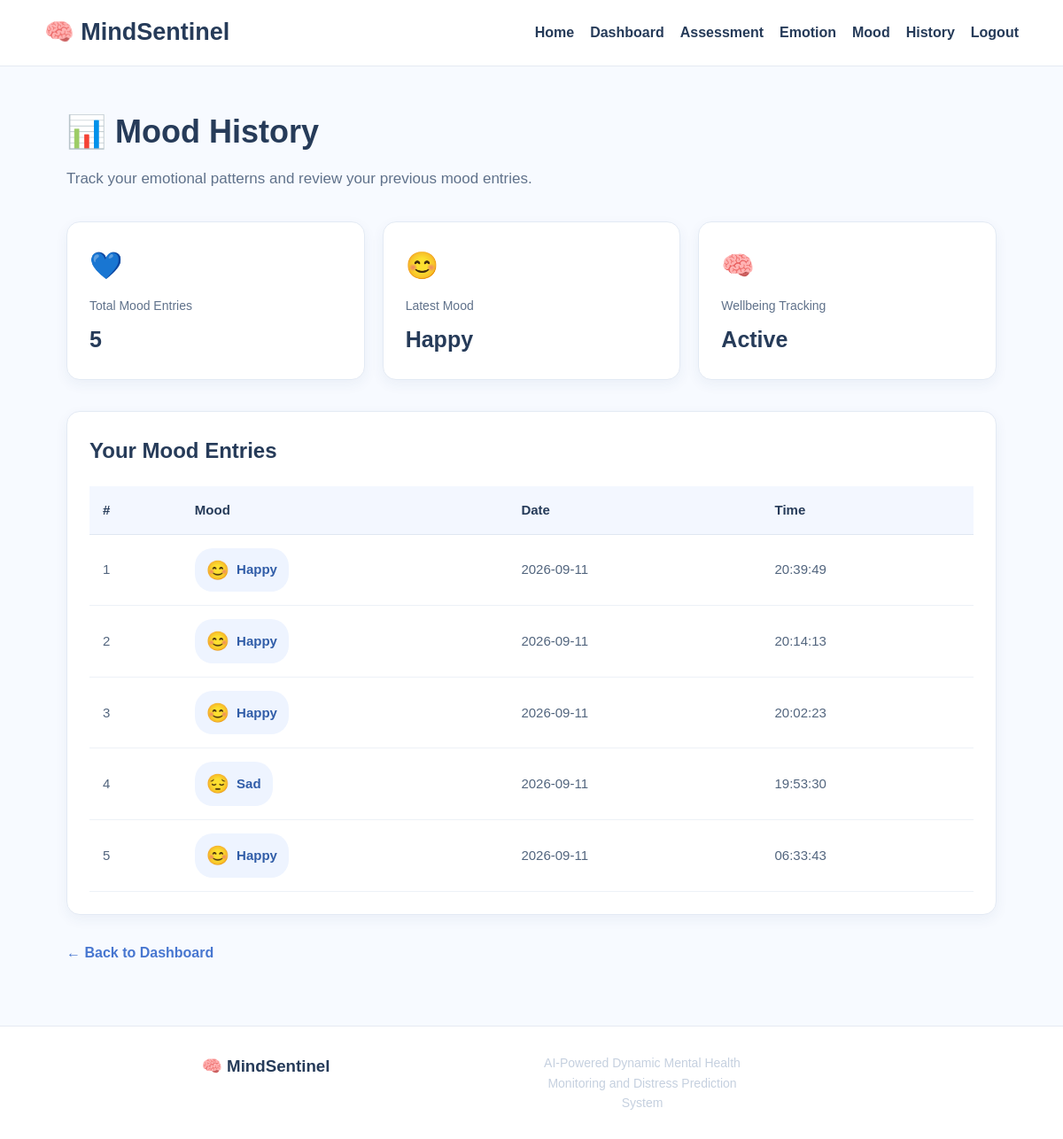
The app's page /mood-history (signed in) with its own data.
### tables this page shows
CREATE TABLE moods (

            id INTEGER PRIMARY KEY AUTOINCREMENT,

            user_email TEXT NOT NULL,

            mood TEXT NOT NULL,

            created_at
            TIMESTAMP DEFAULT CURRENT_TIMESTAMP

        );

### app.py (the view, shortened to what this page needs)
@app.route("/mood-history")
def mood_history():
    user_email = session["user_email"]
    moods = get_all_moods(
        user_email
    )
    mood_summary = get_mood_summary(
        user_email
    )
    return render_template(
        "mood_history.html",
        moods=moods,
        mood_summary=mood_summary
    )

### database.py (called while the page is built)
def get_db_connection():
    conn = sqlite3.connect(
        DATABASE
    )
    conn.row_factory = sqlite3.Row
    return conn

def get_all_moods(
    user_email
):
    conn = get_db_connection()
    results = conn.execute("""
        SELECT
            id,
            mood,
            created_at

        FROM moods

        WHERE user_email = ?

        ORDER BY id DESC
    """, (
        user_email,
    )).fetchall()
    conn.close()
    return results

def get_mood_summary(
    user_email
):
    conn = get_db_connection()
    results = conn.execute("""
        SELECT
            mood,
            COUNT(*) AS total

        FROM moods

        WHERE user_email = ?

        GROUP BY mood

        ORDER BY total DESC
    """, (
        user_email,
    )).fetchall()
    conn.close()
    return results

### templates/mood_history.html (shortened to what this page needs)
<!DOCTYPE html>
<html lang="en">
<head>
    <link rel="stylesheet"
          href="{{ url_for('static', filename='css/style.css') }}">
</head>
<body>
<header class="navbar">
    <div class="logo">
        🧠 <span>MindSentinel</span>
    </div>
    <nav class="nav-links">
        <a href="{{ url_for('home') }}">
            Home
        </a>
        <a href="{{ url_for('dashboard') }}">
            Dashboard
        </a>
        <a href="{{ url_for('assessment') }}">
            Assessment
        </a>
        <a href="{{ url_for('emotion') }}">
            Emotion
        </a>
        <a href="{{ url_for('mood') }}">
            Mood
        </a>
        <a href="{{ url_for('mood_history') }}">
            History
        </a>
        <a href="{{ url_for('logout') }}">
            Logout
        </a>
    </nav>
</header>
<main class="history-page">
    <h1>
        📊 Mood History
    </h1>
    <p class="subtitle">
        Track your emotional patterns and review your previous mood entries.
    </p>
    <div class="summary-grid">
        <div class="summary-card">
            <div class="summary-icon">
                💙
            </div>
            <div class="summary-title">
                Total Mood Entries
            </div>
            <div class="summary-value">
                {{ moods|length }}
            </div>
        </div>
        <div class="summary-card">
            <div class="summary-icon">
                😊
            </div>
            <div class="summary-title">
                Latest Mood
            </div>
            <div class="summary-value">
                {% if moods %}
                    {{ moods[0]['mood'] }}
                {% else %}
                    No data
                {% endif %}
            </div>
        </div>
        <div class="summary-card">
            <div class="summary-icon">
                🧠
            </div>
            <div class="summary-title">
                Wellbeing Tracking
            </div>
            <div class="summary-value">
                Active
            </div>
        </div>
    </div>
    <div class="history-card">
        <h2>
            Your Mood Entries
        </h2>
        {% if moods %}
        <div class="table-wrapper">
            <table>
                <thead>
                    <tr>
                        <th>
                            #
                        </th>
                        <th>
                            Mood
                        </th>
                        <th>
                            Date
                        </th>
                        <th>
                            Time
                        </th>
                    </tr>
                </thead>
                <tbody>
                {% for item in moods %}
                    <tr>
                        <td>
                            {{ loop.index }}
                        </td>
                        <td>
                            {% set mood_name = item['mood'] %}
                            <span class="mood-badge">
                                {% if mood_name == 'Happy' %}
                                    <span class="mood-emoji">😊</span>
                                {% elif mood_name == 'Calm' %}
                                    <span class="mood-emoji">😌</span>
                                {% elif mood_name == 'Neutral' %}
                                    <span class="mood-emoji">😐</span>
                                {% elif mood_name == 'Sad' %}
                                    <span class="mood-emoji">😔</span>
                                {% elif mood_name == 'Anxious' %}
                                    <span class="mood-emoji">😰</span>
                                {% elif mood_name == 'Angry' %}
                                    <span class="mood-emoji">😡</span>
                                {% elif mood_name == 'Stressed' %}
                                    <span class="mood-emoji">😫</span>
                                {% elif mood_name == 'Fear' %}
                                    <span class="mood-emoji">😨</span>
                                {% else %}
                                    <span class="mood-emoji">🙂</span>
                                {% endif %}
                                {{ mood_name }}
                            </span>
                        </td>
                        <td>
                            {% if item['created_at'] %}
                                {{ item['created_at'][:10] }}
                            {% else %}
                                --
                            {% endif %}
                        </td>
                        <td>
                            {% if item['created_at'] %}
                                {{ item['created_at'][11:19] }}
                            {% else %}
                                --
                            {% endif %}
                        </td>
                    </tr>
                {% endfor %}
                </tbody>
            </table>
        </div>
        {% endif %}
    </div>
    <div class="back-section">
        <a href="{{ url_for('dashboard') }}"
           class="back-btn">
            ← Back to Dashboard
        </a>
    </div>
</main>
<footer class="footer">
    <h3>
        🧠 MindSentinel
    </h3>
    <p>
        AI-Powered Dynamic Mental Health Monitoring and
        Distress Prediction System
    </p>
</footer>
</body>
</html>

### static/css/style.css (style rules this page uses)
* { margin: 0; padding: 0; box-sizing: border-box; }
html { scroll-behavior: smooth; }
body { font-family: Arial, Helvetica, sans-serif; color: #263b59; background: #f7faff; line-height: 1.6; }
a { text-decoration: none; color: inherit; }
.navbar { width: 100%; min-height: 75px; padding: 0 7%; background: #ffffff; display: flex; align-items: center; justify-content: space-between; border-bottom: 1px solid #e5edf7; position: sticky; top: 0; z-index: 1000; }
.logo { font-size: 24px; font-weight: 700; color: #263b59; white-space: nowrap; }
.logo span { color: #3974c6; }
.nav-links { display: flex; align-items: center; gap: 30px; }
.nav-links a { color: #52627a; font-size: 15px; font-weight: 600; transition: 0.3s ease; }
.footer { padding: 55px 7%; background: #263b59; color: #ffffff; display: grid; grid-template-columns: 2fr 1fr 1fr; gap: 50px; }
.footer p { color: #c5d0df; font-size: 14px; max-width: 450px; }
table { width: 100%; border-collapse: collapse; }
th, td { padding: 13px 14px; text-align: left; border-bottom: 1px solid #e7edf5; font-size: 14px; }
th { color: #263b59; background: #f3f7fc; }
td { color: #68778c; }

### templates/mood_history.html (style rules this page uses)
* { box-sizing: border-box; }
body { margin: 0; font-family: Arial, sans-serif; background: #f7faff; color: #263b59; }
.navbar { min-height: 75px; background: white; display: flex; align-items: center; padding: 0 50px; border-bottom: 1px solid #e5eaf2; gap: 30px; }
.logo { font-size: 27px; font-weight: bold; white-space: nowrap; }
.logo span { color: #263b59; }
.nav-links { margin-left: auto; display: flex; align-items: center; gap: 18px; }
.nav-links a { text-decoration: none; color: #263b59; font-size: 16px; }
.history-page { max-width: 1100px; margin: auto; padding: 45px 25px 70px; }
.history-page h1 { font-size: 36px; margin-bottom: 10px; }
.subtitle { color: #60728b; font-size: 17px; margin-bottom: 35px; }
.summary-grid { display: grid; grid-template-columns: repeat(3, 1fr); gap: 20px; margin-bottom: 35px; }
.summary-card { background: white; padding: 25px; border-radius: 15px; border: 1px solid #e3eaf4; box-shadow: 0 5px 15px rgba(40, 70, 120, 0.06); }
.summary-icon { font-size: 30px; margin-bottom: 10px; }
.summary-title { color: #60728b; font-size: 14px; margin-bottom: 7px; }
.summary-value { font-size: 25px; font-weight: bold; color: #263b59; }
.history-card { background: white; border-radius: 15px; border: 1px solid #e3eaf4; padding: 25px; box-shadow: 0 5px 15px rgba(40, 70, 120, 0.06); }
.history-card h2 { margin-top: 0; margin-bottom: 20px; font-size: 24px; }
.table-wrapper { width: 100%; overflow-x: auto; }
table { width: 100%; border-collapse: collapse; }
th { background: #f3f7ff; color: #263b59; text-align: left; padding: 15px; font-size: 15px; border-bottom: 1px solid #dfe7f2; }
td { padding: 15px; border-bottom: 1px solid #edf1f7; color: #52657e; font-size: 15px; }
.mood-badge { display: inline-flex; align-items: center; gap: 8px; padding: 8px 13px; border-radius: 20px; background: #eef4ff; color: #315da8; font-weight: 600; }
.mood-emoji { font-size: 21px; }
.back-section { margin-top: 30px; }
.back-btn { display: inline-block; text-decoration: none; color: #4776d0; font-weight: 600; }
.footer { background: white; border-top: 1px solid #e5eaf2; padding: 30px 50px; text-align: center; color: #60728b; }
.footer h3 { color: #263b59; margin-bottom: 8px; }

### records on screen
moods: mood "Happy", created_at "2026-09-11", created_at "20:39:49"
moods: mood "Happy", created_at "2026-09-11", created_at "20:14:13"
moods: mood "Happy", created_at "2026-09-11", created_at "20:02:23"
moods: mood "Sad", created_at "2026-09-11", created_at "19:53:30"
moods: mood "Happy", created_at "2026-09-11", created_at "06:33:43"

### other values on screen
{{ moods|length }} "5"
